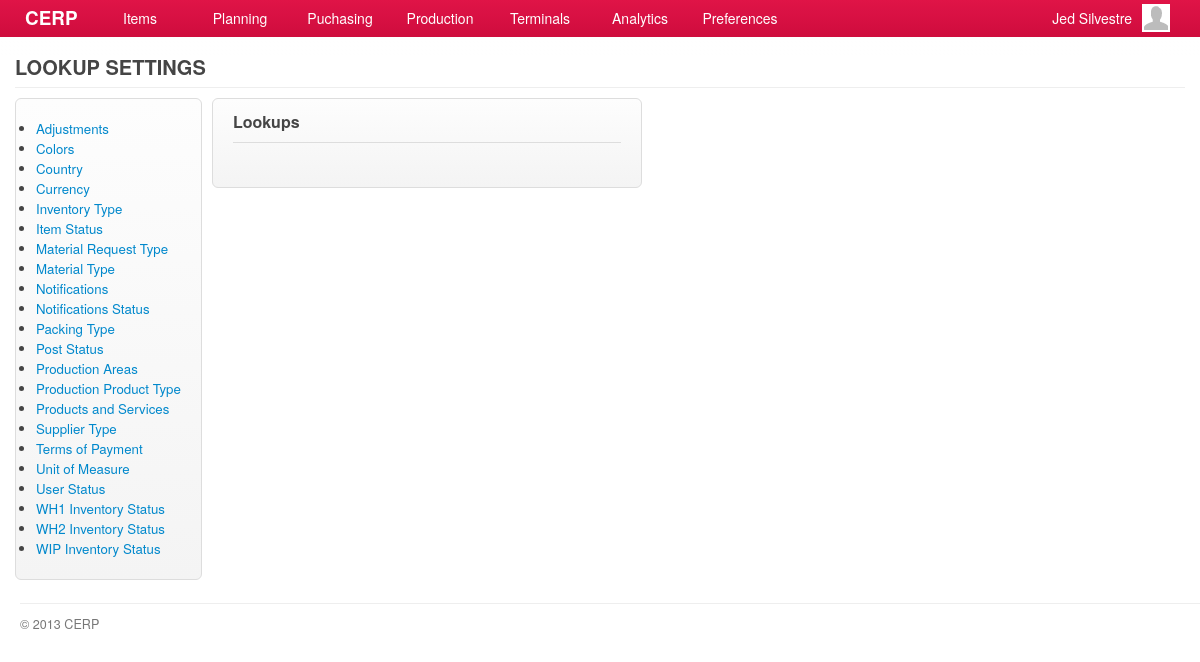
The app's page /account/settings-lookups-show.php (signed in) with its own data.
### tables this page shows
CREATE TABLE `capabilities` (
  `id` int(11) NOT NULL AUTO_INCREMENT,
  `title` varchar(45) DEFAULT NULL,
  `name` varchar(45) DEFAULT NULL,
  `capability` varchar(45) DEFAULT NULL,
  `url` varchar(45) DEFAULT NULL,
  `parent` int(11) DEFAULT NULL,
  PRIMARY KEY (`id`)
);

CREATE TABLE `lookups` (
  `id` int(11) NOT NULL AUTO_INCREMENT,
  `code` varchar(7) DEFAULT NULL,
  `description` varchar(45) DEFAULT NULL,
  `parent` varchar(6) DEFAULT NULL,
  `created_at` timestamp NULL DEFAULT NULL,
  `updated_at` timestamp NULL DEFAULT NULL,
  PRIMARY KEY (`id`)
);

### include/general.class.php (called while the page is built, shortened)
<?php
require('database.class.php');
require('capabilities.class.php');
require('query.class.php');
require('role.class.php');
$DB				= new MySQL;
  $DB->database	= "cerpdb";
  $DB->username	= "cerpuser";
  $DB->password	= "cerpuser";
  $DB->hostname	= "localhost";
$Capabilities	= new Capabilities($DB);
$Query			= new Query($DB);
$Signed			= $_SESSION['user'];
$Role		= new Role($DB, $Signed['id']);
?>

### include/role.class.php (called while the page is built, shortened)
<?php
class Role
{
	private $DB;
	private $user_id;
	function Role($db, $uid) {
  	$this->DB = $db;
		$this->user_id = $uid;
  }
	function isCapableByName($cap_name) {
		foreach ($this->getUserRoles() as $user_role) {
			$result = $this->DB->Find('role_capabilities', array(
						  			'columns' 		=> 'role_capabilities.*',
						  			'joins' => 'INNER JOIN capabilities ON capabilities.id = role_capabilities.capability_id',
						  	    'conditions' 	=> 'capabilities.capability="'. $cap_name .'" AND role_id='. $user_role['role_id']));
			if(isset($result)) {
				return TRUE;
			}
		}
	}
	function getUserRoles() {
		$result = $this->DB->Get('user_roles', array(
						  			'columns' 		=> 'user_roles.role_id, roles.name',
						  			'joins' => 'INNER JOIN roles ON roles.id = user_roles.role_id',
						  	    'conditions' 	=> 'user_roles.user_id='. $this->user_id));
		if(isset($result)) {
			return $result;
		}
	}
}

### include/database.class.php (called while the page is built, shortened)
<?php
class MySQL {
  public $username	= "cerpuser";
  public $password	= "cerpuser";
  public $hostname	= "localhost";
  public function Connect() {
    $conn = mysql_connect($this->hostname, $this->username, $this->password) or die("<br/><span class='notice'><p class='error'><strong>ERROR!</strong> Unable to connect to MySQL! </p></span>");
    return $conn;
  }
  public function Query($sql) {
  	$conn = $this->Connect();
    $result = mysql_query($sql, $conn);
	return $result;
  }
	function Find($table, $args='') {
  	if (isset($args)) {
  	  $args['columns'] = (isset($args['columns']) ? $args['columns'] : '*');
  	  $args['joins'] = (isset($args['joins']) ? $args['joins'] : '');
	 	 	$args['conditions'] = ($args['conditions'] == '' ? '' : 'where '.$args['conditions']);
		}
		$sql = "SELECT ".$args['columns']." FROM ".$table." ".$args['joins']." ".$args['conditions'];
		$row = $this->IsEmpty($this->Query($sql));
		return mysql_fetch_array($row);
  }
  function Get($table, $args='') {
  	if (isset($args)) {
  	  $args['columns'] = (isset($args['columns']) ? $args['columns'] : '*');
  	  $args['joins'] = (isset($args['joins']) ? $args['joins'] : '');
		  $args['conditions'] = ($args['conditions'] == '' ? '' : 'WHERE '.$args['conditions']);
  	  $args['order'] = (isset($args['order']) ? ' ORDER BY '.$args['order'] : '');
  	  $args['limit'] = (isset($args['limit']) ? ' LIMIT '.$args['limit'] : '');
  	  $args['group'] = (isset($args['group']) ? ' GROUP BY '.$args['group'] : '');
		}
		$data = array();
		$sql = "SELECT ".$args['columns']." FROM ".$table." ".$args['joins']." ".$args['conditions']." ".$args['group']." ".$args['order']." ".$args['limit'];
		$result = $this->IsEmpty($this->Query($sql));
		if(!empty($result)) {
	      while ($row = mysql_fetch_array($result)) {
	        $data[] = $row;
	      }
		}
		return $data;
  }
	function Fetch($table, $args='') {
  	if (isset($args)) {
  	  $args['columns'] = (isset($args['columns']) ? $args['columns'] : '*');
  	  $args['joins'] = (isset($args['joins']) ? $args['joins'] : '');
			$args['conditions'] = (isset($args['conditions']) && $args['conditions'] != '') ? ' WHERE '.$args['conditions'] : '';
			$args['order'] = (isset($args['order']) ? ' ORDER BY '.$args['order'] : '');
			$args['limit'] = (isset($args['limit']) ? ' LIMIT '.$args['limit'] : '');
			$args['group'] = (isset($args['group']) ? ' GROUP BY '.$args['group'] : '');
    }
	$data = array();
    $sql = "SELECT ".$args['columns'];
    $sql .= " FROM ".$table." ".$args['joins'];
    $sql .= $args['conditions'];
    $sql .= $args['group'];
    $sql .= $args['order'];
    $sql .= $args['limit'];
	$result = $this->IsEmpty($this->Query($sql));
	if(!empty($result)) {
      while ($row = mysql_fetch_array($result, MYSQL_ASSOC)) {
        $data[] = $row;
      }
	}
	return $data;
  }
  private function IsEmpty($result) {
    if(mysql_num_rows($result) > 0) return $result;
    return null;
  }
}

### include/capabilities.class.php (called while the page is built, shortened)
<?php
class Capabilities {
  private $DB;
	public $All;
	function Capabilities($db) {
		$this->DB = $db;
		$this->GetCapabilities();
	}
  function GetTitle() {
    global $capability_key;
	return $this->All[$capability_key]['title'];
  }
	function GetCapabilities() {
		$capabilities = $this->DB->Get('capabilities', array(
					  			'columns' 		=> 'id, capability, title, name, parent, url',
					  	    'conditions' 	=> 'parent IS NOT null ORDER BY parent'));
		$all = array();
		foreach ($capabilities as $cap) {
			$all[$cap['capability']] = array('title' => $cap['title'],'name' => $cap['name'], 'url' => $cap['url'], 'parent' => $cap['parent']);
		}
		$this->All = $all;
	}
}

### include/query.class.php (called while the page is built, shortened)
<?php
class Query {
  private $DB;
  function Query($db) {
  	$this->DB = $db;
  }
	function get_lookup_parents() {
  	$query = $this->DB->Fetch('lookups', array(
               'columns' => '*',
							 'conditions' => 'parent="0"',
							 'order' => 'description'
							 )
             );
		if(!empty($query)) return $query;
		return null;
  }
}

### account/settings-lookups-show.php (the view, shortened to what this page needs)
<?php
  $capability_key = 'show_lookups_settings';
  require('header.php');
	$allowed = $Role->isCapableByName($capability_key);
	if(!$allowed) {
		require('inaccessible.php');
	}else{
		$parents = $Query->get_lookup_parents();
?>
	<div id="page">
		<div id="page-title">
    	<h2>
      	<span class="title"><?php echo $Capabilities->GetTitle(); ?></span>
      </h2>
		</div>
    <div id="content">
    	<div  class="form-container" style="float: left">
    		<ul>
    			<?php
    				foreach ($parents as $parent) {
							echo '<li><a class="nav-lookup" code="'.$parent['code'].'" title="'.$parent['description'].'" href="#">'.$parent['description'].'</a></li>';
						}
    			?>
    		</ul>
    	</div>
			<div style="float:left; margin-left: 10px;">
				<div class="form-container">
					<h3 id="title-lookup" class="form-title">Lookups</h3>
					<table id="table-lookup">
					</table>
				</div>
			</div>
		</div>
	</div>
<?php }
require('footer.php'); ?>

### stylesheets/main.css (style rules this page uses)
*, html, body { margin:0;padding:0; }
html { font-size: 100%; -webkit-text-size-adjust: 100%; -ms-text-size-adjust: 100%; }
body { margin: 0; font-family:"Helvetica Neue", Helvetica, Arial, sans-serif; font-size:14px; line-height:20px; color:#454545; background-color:#ffffff; }
h1, h2, h3, h4 { padding:0 0 5px; margin:0 0 10px; }
h2 { font-size:20px; }
h3 { font-size:16px; }
#page { background-color:#ffffff; font-size:95%; }
#content { padding:0 15px; min-height: 500px; }
#page-title { margin:0 15px 10px; padding:57px 0 0; border-bottom:solid 1px #eeeeee; }
#page-title h2 { margin:0; padding:0 0 10px; }
#page-title h2 .title { float:left; padding-right:5px; text-transform:uppercase; }

### stylesheets/form.css (style rules this page uses)
.form-container { padding:20px; border:solid 1px #dddddd; background-color:#f9f9f9; background-image:-moz-linear-gradient(top, #fdfdfd, #f4f4f4); background-image:-webkit-gradient(linear, 0 0, 0 100%, from(#fdfdfd), to(#f4f4f4)); background-image:-webkit-linear-gradient(top, #fdfdfd, #f4f4f4); background-image:-o-linear-gradient(top, #fdfdfd, #f4f4f4); background-image:linear-gradient(to bottom, #fdfdfd, #f4f4f4); -webkit-border-radius:6px; -moz-border-radius:6px; border-radius:6px; }
.form-title { margin:-7px 0 20px; padding:0 0 10px; border-bottom:solid 1px #dddddd; }

### records on screen
capabilities: title "LOOKUP SETTINGS"
lookups: description "Adjustments"
lookups: description "Colors"
lookups: description "Country"
lookups: description "Currency"
lookups: description "Inventory Type"
lookups: description "Item Status"
lookups: description "Material Request Type"
lookups: description "Material Type"
lookups: description "Notifications"
lookups: description "Notifications Status"
lookups: description "Packing Type"
lookups: description "Post Status"
lookups: description "Production Areas"
lookups: description "Production Product Type"
lookups: description "Products and Services"
lookups: description "Supplier Type"
lookups: description "Terms of Payment"
lookups: description "Unit of Measure"
lookups: description "User Status"
lookups: description "WH1 Inventory Status"
lookups: description "WH2 Inventory Status"
lookups: description "WIP Inventory Status"

### other values on screen
$Signed['first_name'] "Jed"
$Signed['last_name'] "Silvestre"
